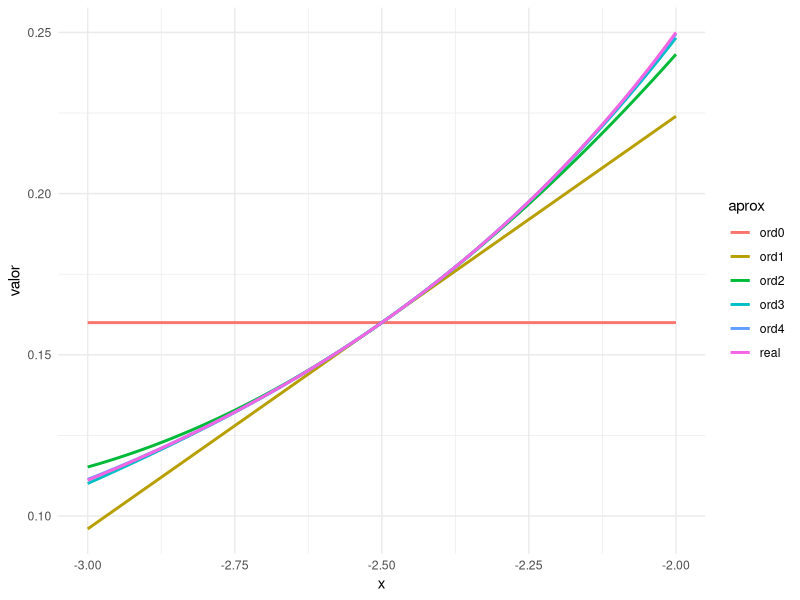

Here is the R script that generated this plot:
library(tidyverse)

centro <- -2.5
int <- seq(-3, -2, 0.001)

f_x <- function(x) { x^(-2) }
f1_x <- function(x) { -2*x^(-3) }
f2_x <- function(x) { 6*x^(-4) }
f3_x <- function(x) { -24*x^(-5) }
f4_x <- function(x) { 120*x^(-6) }

real <- 1/int^2
p0 <- f_x(centro)
p1 <- p0 + f1_x(centro)*(int - centro)
p2 <- p1 + 0.5*f2_x(centro)*(int - centro)^2
p3 <- p2 + (1/6)*f3_x(centro)*(int - centro)^3
p4 <- p3 + (1/24)*f4_x(centro)*(int - centro)^4

aproximaciones <- 
  data.frame(x = int,
             real = real,
             ord0 = p0,
             ord1 = p1,
             ord2 = p2,
             ord3 = p3,
             ord4 = p4)

aproximaciones %>%
  gather(aprox, valor, -x) %>% 
  ggplot(aes(x, valor)) +
  geom_line(aes(color = aprox), size = 1) +
  theme_minimal()
